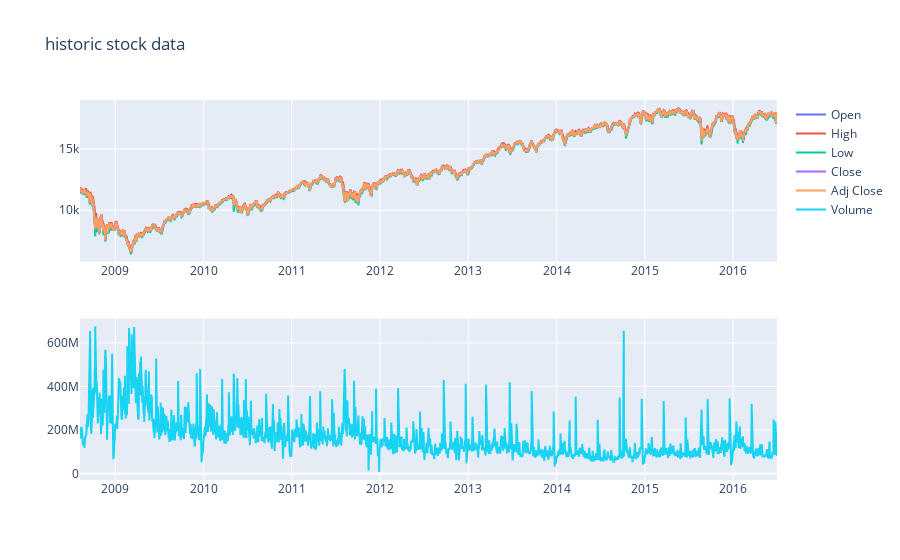

The code cell stored with this chart in its notebook:
### Code cell
from plotly.subplots import make_subplots
import plotly.graph_objects as go
import plotly.graph_objects as px

fig = make_subplots(rows=2, cols=1)

# Active Power

fig.append_trace(go.Scatter(
    x=merged_data["Date"],
   y=merged_data['Open'], mode='lines', name='Open', hovertemplate='Date & Time: %{x}'+'<br>Open: %{y}'
), row=1, col=1)

fig.append_trace(go.Scatter(
    x=merged_data["Date"],
   y=merged_data['High'], mode='lines', name='High', hovertemplate='Date & Time: %{x}'+'<br>High: %{y}'
), row=1, col=1)

fig.append_trace(go.Scatter(
    x=merged_data["Date"],
   y=merged_data['Low'], mode='lines', name='Low', hovertemplate='Date & Time: %{x}'+'<br>Low: %{y}'
), row=1, col=1)

fig.append_trace(go.Scatter(
    x=merged_data["Date"],
   y=merged_data['Close'], mode='lines', name='Close', hovertemplate='Date & Time: %{x}'+'<br>Close: %{y}'
), row=1, col=1)

fig.append_trace(go.Scatter(
    x=merged_data["Date"],
  y=merged_data['Adj Close'], mode='lines', name='Adj Close', hovertemplate='Date & Time: %{x}'+'<br>Adj Close: %{y}'
), row=1, col=1)

fig.append_trace(go.Scatter(
    x=merged_data["Date"],
  y=merged_data['Volume'], mode='lines', name='Volume', hovertemplate='Date & Time: %{x}'+'<br>Volume: %{y}'
), row=2, col=1)

fig.update_layout(height=1000, title_text="historic stock data")

fig.show()

### Figure 1 — Plotly figure (JSON) as saved in the notebook; plotly's stock layout.template omitted (floating-point values rounded to 4 significant figures; data arrays with more than 128 entries replaced by an {"elided": "..."} marker saying what was removed)
{"data": [{"hovertemplate": "Date & Time: %{x}<br>Open: %{y}", "mode": "lines", "name": "Open", "type": "scatter", "x": {"elided": "1989 str values"}, "xaxis": "x", "y": {"elided": "1989 float values"}, "yaxis": "y"}, {"hovertemplate": "Date & Time: %{x}<br>High: %{y}", "mode": "lines", "name": "High", "type": "scatter", "x": {"elided": "1989 str values"}, "xaxis": "x", "y": {"elided": "1989 float values"}, "yaxis": "y"}, {"hovertemplate": "Date & Time: %{x}<br>Low: %{y}", "mode": "lines", "name": "Low", "type": "scatter", "x": {"elided": "1989 str values"}, "xaxis": "x", "y": {"elided": "1989 float values"}, "yaxis": "y"}, {"hovertemplate": "Date & Time: %{x}<br>Close: %{y}", "mode": "lines", "name": "Close", "type": "scatter", "x": {"elided": "1989 str values"}, "xaxis": "x", "y": {"elided": "1989 float values"}, "yaxis": "y"}, {"hovertemplate": "Date & Time: %{x}<br>Adj Close: %{y}", "mode": "lines", "name": "Adj Close", "type": "scatter", "x": {"elided": "1989 str values"}, "xaxis": "x", "y": {"elided": "1989 float values"}, "yaxis": "y"}, {"hovertemplate": "Date & Time: %{x}<br>Volume: %{y}", "mode": "lines", "name": "Volume", "type": "scatter", "x": {"elided": "1989 str values"}, "xaxis": "x2", "y": {"elided": "1989 int values"}, "yaxis": "y2"}], "layout": {"title": {"text": "historic stock data"}, "xaxis": {"anchor": "y", "domain": [0, 1], "type": "date", "range": ["2008-08-08", "2016-07-01"], "autorange": true}, "xaxis2": {"anchor": "y2", "domain": [0, 1], "type": "date", "range": ["2008-08-08", "2016-07-01"], "autorange": true}, "yaxis": {"anchor": "x", "domain": [0.575, 1], "type": "linear", "range": [5810.0, 19010.0], "autorange": true}, "yaxis2": {"anchor": "x2", "domain": [0, 0.425], "type": "linear", "range": [-28620000.0, 711900000.0], "autorange": true}, "autosize": true}}
